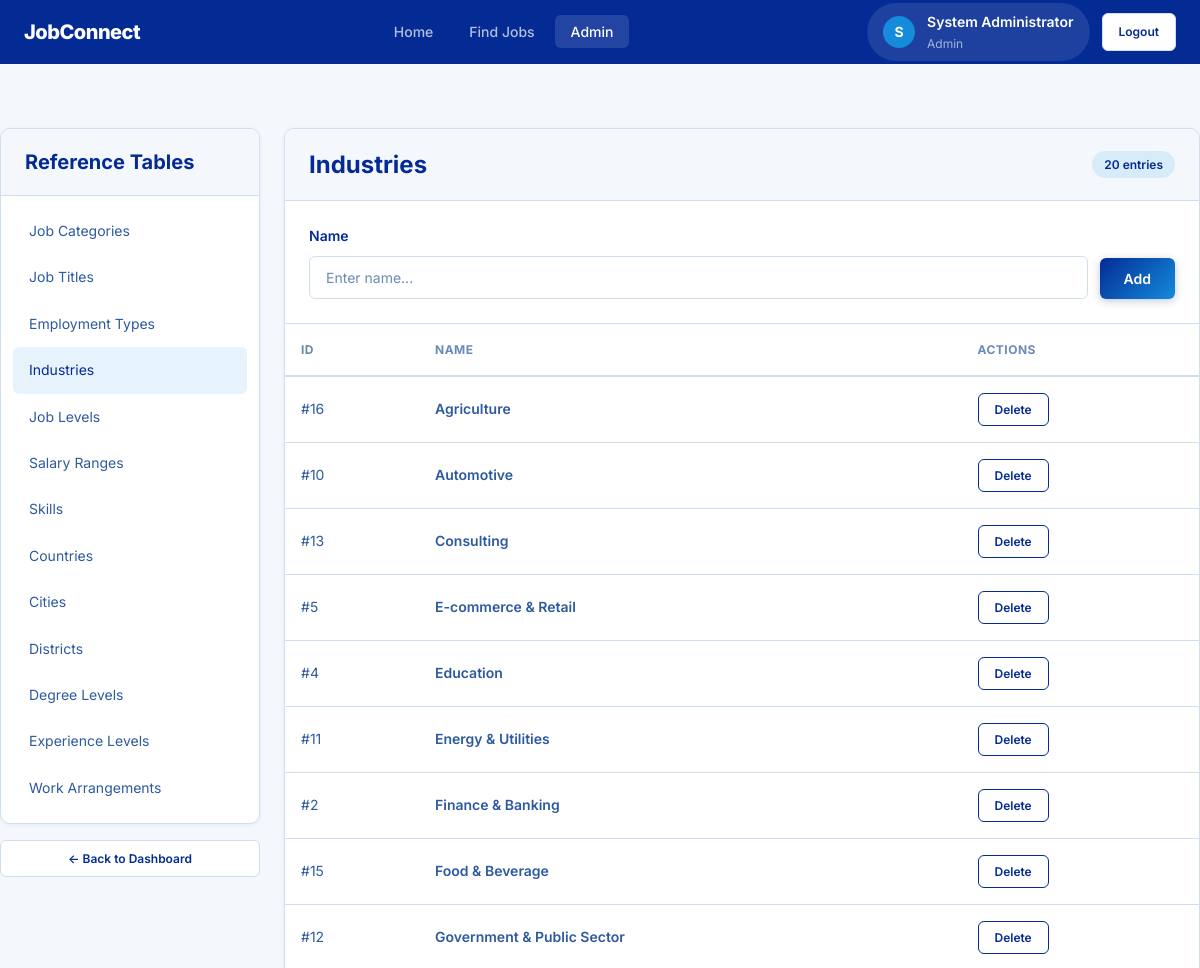
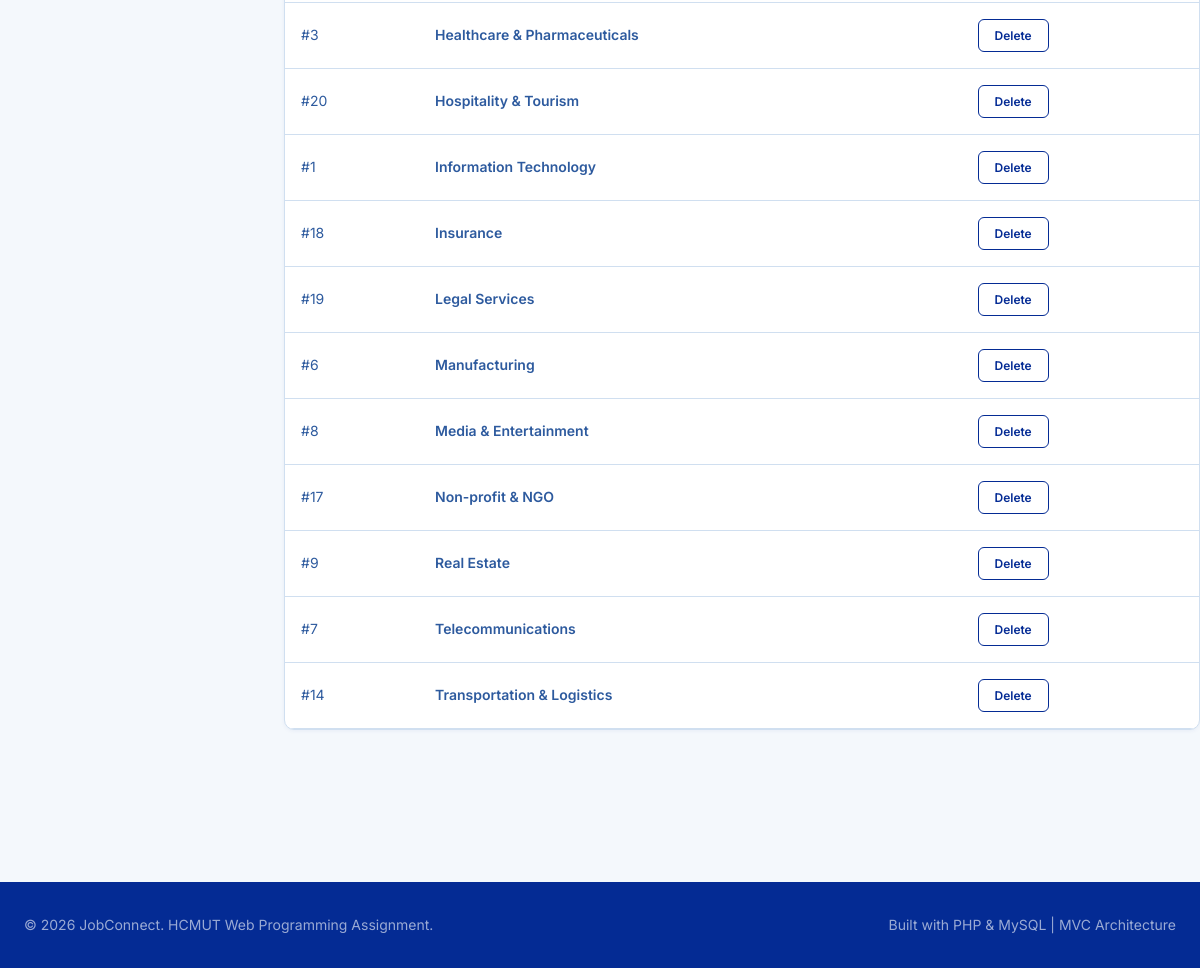
Page /admin/reference/industries (signed in) on the committed database (2 pictures, top to bottom).
### tables this page shows
CREATE TABLE industries (
    id INT AUTO_INCREMENT PRIMARY KEY,
    name VARCHAR(100) NOT NULL UNIQUE,
    created_at TIMESTAMP DEFAULT CURRENT_TIMESTAMP
);

### controllers/AdminController.php (called while the page is built, shortened)
<?php
require_once APP_ROOT . '/models/ReferenceModel.php';
class AdminController
{
    private $refModel;
    public function __construct()
    {
        $this->refModel = new ReferenceModel();
    }
    public function referenceList($table)
    {
        $allowedTables = [
            'job_categories' => 'Job Categories',
            'job_titles' => 'Job Titles',
            'employment_types' => 'Employment Types',
            'industries' => 'Industries',
            'job_levels' => 'Job Levels',
            'salary_ranges' => 'Salary Ranges',
            'skills' => 'Skills',
            'countries' => 'Countries',
            'cities' => 'Cities',
            'districts' => 'Districts',
            'degree_levels' => 'Degree Levels',
            'experience_levels' => 'Experience Levels',
            'work_arrangements' => 'Work Arrangements',
        ];
        $items = $this->refModel->getAll($table);
        view('admin/reference-list', [
            'title' => 'Manage ' . $allowedTables[$table],
            'tableName' => $table,
            'tableLabel' => $allowedTables[$table],
            'items' => $items,
            'allowedTables' => $allowedTables
        ]);
    }
}

### public/index.php (called while the page is built, shortened)
<?php
require_once APP_ROOT . '/config/database.php';
require_once APP_ROOT . '/helpers/functions.php';
$requestUri = parse_url($_SERVER['REQUEST_URI'], PHP_URL_PATH);
$requestMethod = $_SERVER['REQUEST_METHOD'];
$requestUri = rtrim($requestUri, '/') ?: '/';
$matched = Router::dispatch($requestUri, $requestMethod);

### config/database.php (called while the page is built, shortened)
<?php
class Database
{
    private static $instance = null;
    private $pdo;
    private function __construct()
    {
        $dsn = "mysql:host=" . DB_HOST . ";dbname=" . DB_NAME . ";charset=" . DB_CHARSET;
        $options = [
            PDO::ATTR_ERRMODE => PDO::ERRMODE_EXCEPTION,
            PDO::ATTR_DEFAULT_FETCH_MODE => PDO::FETCH_ASSOC,
            PDO::ATTR_EMULATE_PREPARES => false,
        ];
        try {
            $this->pdo = new PDO($dsn, DB_USER, DB_PASS, $options);
        } catch (PDOException $e) {
            die("Database connection failed: " . $e->getMessage());
        }
    }
    public static function getInstance()
    {
        if (self::$instance === null) {
            self::$instance = new self();
        }
        return self::$instance;
    }
    public function getConnection()
    {
        return $this->pdo;
    }
}

### models/ReferenceModel.php (called while the page is built, shortened)
<?php
class ReferenceModel
{
    private $db;
    public function __construct()
    {
        $this->db = Database::getInstance()->getConnection();
    }
    public function getAll($table, $orderBy = 'name')
    {
        $orderColumn = $orderBy;
        $stmt = $this->db->query("SELECT * FROM `$table` ORDER BY `$orderColumn` ASC");
        return $stmt->fetchAll();
    }
}

### views/admin/reference-list.php (the view, shortened to what this page needs)
<div class="container" style="padding: var(--space-8) 0;">
    <div class="admin-layout">
        <div class="admin-sidebar">
            <div class="card">
                <div class="card-header">
                    <h4>Reference Tables</h4>
                </div>
                <div class="card-body" style="padding: var(--space-3);">
                    <ul class="admin-sidebar-nav">
                        <?php
                        $navItems = [
                            'job_categories' => 'Job Categories',
                            'job_titles' => 'Job Titles',
                            'employment_types' => 'Employment Types',
                            'industries' => 'Industries',
                            'job_levels' => 'Job Levels',
                            'salary_ranges' => 'Salary Ranges',
                            'skills' => 'Skills',
                            'countries' => 'Countries',
                            'cities' => 'Cities',
                            'districts' => 'Districts',
                            'degree_levels' => 'Degree Levels',
                            'experience_levels' => 'Experience Levels',
                            'work_arrangements' => 'Work Arrangements',
                        ];
                        foreach ($navItems as $key => $label): ?>
                            <li><a href="/admin/reference/<?= $key ?>"
                                    class="<?= $tableName === $key ? 'active' : '' ?>"><?= $label ?></a></li>
                        <?php endforeach; ?>
                    </ul>
                </div>
            </div>
            <div class="mt-4"><a href="/admin/dashboard" class="btn btn-secondary btn-sm btn-block">&larr; Back to
                    Dashboard</a></div>
        </div>
        <div class="admin-content">
            <div class="card mb-6">
                <div class="card-header">
                    <h3><?= h($tableLabel) ?></h3>
                    <span class="badge badge-primary"><?= count($items) ?> entries</span>
                </div>
                <div class="card-body" style="border-bottom: 1px solid var(--border-color);">
                    <form action="/admin/reference/<?= h($tableName) ?>/create" method="POST" class="d-flex gap-3"
                        style="flex-wrap: wrap; align-items: flex-end;">
                        <div class="form-group" style="margin: 0; flex: 1; min-width: 200px;">
                            <label
                                class="form-label"><?= in_array($tableName, ['salary_ranges', 'experience_levels']) ? 'Label' : 'Name' ?></label>
                            <input type="text" name="name" class="form-control" placeholder="Enter name..." required>
                        </div>
                        <button type="submit" class="btn btn-primary">Add</button>
                    </form>
                </div>
                <div class="card-body" style="padding: 0;">
                    <div class="table-responsive">
                        <table class="table">
                            <thead>
                                <tr>
                                    <th>ID</th>
                                    <th><?= in_array($tableName, ['salary_ranges', 'experience_levels']) ? 'Label' : 'Name' ?>
                                    </th>
                                    <th>Actions</th>
                                </tr>
                            </thead>
                            <tbody>
                                <?php foreach ($items as $item): ?>
                                    <tr>
                                        <td class="text-muted">#<?= $item['id'] ?></td>
                                        <td style="font-weight: 600;"><?= h($item['name'] ?? $item['label'] ?? '') ?></td>
                                        <td>
                                            <form action="/admin/reference/<?= h($tableName) ?>/<?= $item['id'] ?>/delete"
                                                method="POST" style="display:inline;"
                                                onsubmit="return confirm('Delete this entry?');">
                                                <button type="submit" class="btn btn-sm btn-danger">Delete</button>
                                            </form>
                                        </td>
                                    </tr>
                                <?php endforeach; ?>
                            </tbody>
                        </table>
                    </div>
                </div>
            </div>
        </div>
    </div>
</div>

### routes/Router.php (shortened to what this page needs)
<?php
class Router
{
    private static $routes = [];
    public static function get($path, $handler, $middleware = [])
    {
        self::$routes[] = [
            'method' => 'GET',
            'path' => $path,
            'handler' => $handler,
            'middleware' => $middleware
        ];
    }
    public static function post($path, $handler, $middleware = [])
    {
        self::$routes[] = [
            'method' => 'POST',
            'path' => $path,
            'handler' => $handler,
            'middleware' => $middleware
        ];
    }
    public static function dispatch($uri, $method)
    {
        foreach (self::$routes as $route) {
            if ($route['method'] !== $method)
                continue;
            $pattern = preg_replace('/\{([a-zA-Z_]+)\}/', '(?P<$1>[^/]+)', $route['path']);
            $pattern = '#^' . $pattern . '$#';
            if (preg_match($pattern, $uri, $matches)) {
                $params = array_filter($matches, 'is_string', ARRAY_FILTER_USE_KEY);
                list($controller, $action) = explode('@', $route['handler']);
                $controllerFile = APP_ROOT . '/controllers/' . $controller . '.php';
                if (file_exists($controllerFile)) {
                    $controllerInstance = new $controller();
                    if (method_exists($controllerInstance, $action)) {
                        call_user_func_array([$controllerInstance, $action], $params);
                        return true;
                    }
                }
            }
        }
        return false;
    }
}

### rows in the picture
industries: id "16", name "Agriculture"
industries: id "10", name "Automotive"
industries: id "13", name "Consulting"
industries: id "5", name "E-commerce & Retail"
industries: id "4", name "Education"
industries: id "11", name "Energy & Utilities"
industries: id "2", name "Finance & Banking"
industries: id "15", name "Food & Beverage"
industries: id "12", name "Government & Public Sector"
industries: id "3", name "Healthcare & Pharmaceuticals"
industries: id "20", name "Hospitality & Tourism"
industries: id "1", name "Information Technology"
industries: id "18", name "Insurance"
industries: id "19", name "Legal Services"
industries: id "6", name "Manufacturing"
industries: id "8", name "Media & Entertainment"
industries: id "17", name "Non-profit & NGO"
industries: id "9", name "Real Estate"
industries: id "7", name "Telecommunications"
industries: id "14", name "Transportation & Logistics"

### other values in the picture
$label "Job Categories"
$label "Job Titles"
$label "Employment Types"
$label "Industries"
$label "Job Levels"
$label "Salary Ranges"
$label "Skills"
$label "Countries"
$label "Cities"
$label "Districts"
$label "Degree Levels"
$label "Experience Levels"
$label "Work Arrangements"
count($items) "20"
